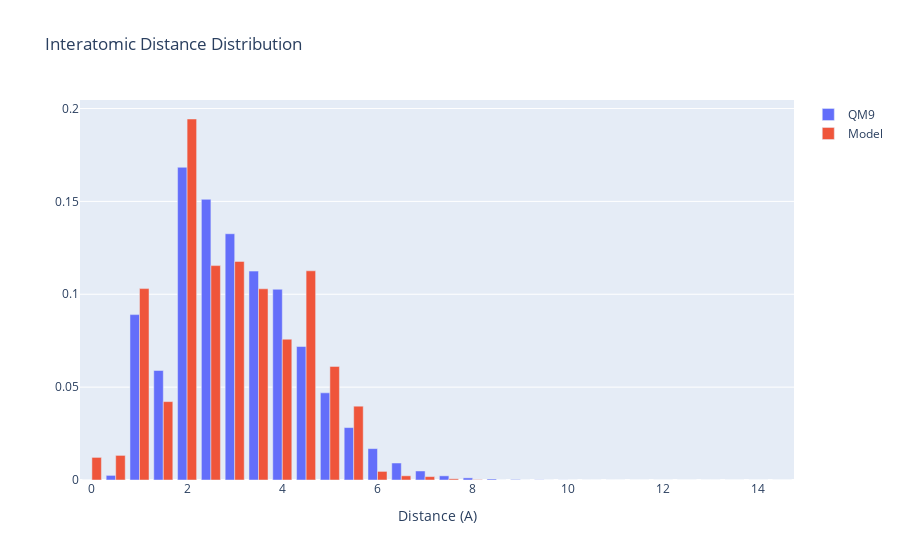

The cell this chart's notebook holds for it:
### Code cell
cond_model = model_stats['model'] == 'nequip'
cond_version = model_stats['version'] == 6
cond_channels = model_stats['channels'] == 128
cond_beta = model_stats['beta'] == 100
cond_init = model_stats['init'] == 'C6H5'
data = model_stats[cond_model & cond_version & cond_channels & cond_beta & cond_init].iloc[0, :]

fig = go.Figure(data=[
    go.Bar(
        x=distance_labels,
        y=normalize_histogram(distances_qm9),
        name='QM9'
    ),
    go.Bar(
        x=distance_labels,
        y=normalize_histogram(list(data[distance_labels])),
        name='Model'
    )
])
# Change the bar mode
fig.update_layout(barmode='group', title='Interatomic Distance Distribution')
fig.update_xaxes(title='Distance (A)')
fig.show()

### Figure 1 — Plotly figure (JSON) as saved in the notebook; plotly's stock layout.template omitted (floating-point values rounded to 4 significant figures)
{"data": [{"name": "QM9", "type": "bar", "x": [0, 0.5, 1, 1.5, 2, 2.5, 3, 3.5, 4, 4.5, 5, 5.5, 6, 6.5, 7, 7.5, 8, 8.5, 9, 9.5, 10, 10.5, 11, 11.5, 12, 12.5, 13, 13.5, 14, 14.5], "y": [0, 0.00248, 0.08904, 0.05898, 0.1684, 0.1511, 0.1326, 0.1125, 0.1027, 0.07186, 0.04693, 0.02823, 0.0169, 0.009154, 0.004861, 0.002245, 0.001149, 0.0005287, 0.0002737, 0.0001089, 4.508e-05, 1.65e-05, 5.706e-06, 1.094e-06, 4.755e-08, 0, 0, 0, 0, 0]}, {"name": "Model", "type": "bar", "x": [0, 0.5, 1, 1.5, 2, 2.5, 3, 3.5, 4, 4.5, 5, 5.5, 6, 6.5, 7, 7.5, 8, 8.5, 9, 9.5, 10, 10.5, 11, 11.5, 12, 12.5, 13, 13.5, 14, 14.5], "y": [0.01217, 0.01324, 0.103, 0.04221, 0.1944, 0.1154, 0.1177, 0.1029, 0.0758, 0.1126, 0.06116, 0.03973, 0.00463, 0.002261, 0.001831, 0.0006461, 0.0002154, 0, 0, 0, 0, 0, 0, 0, 0, 0, 0, 0, 0, 0]}], "layout": {"barmode": "group", "title": {"text": "Interatomic Distance Distribution"}, "xaxis": {"title": {"text": "Distance (A)"}}}}
